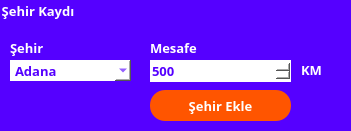
   <widget class="QGroupBox" name="groupBoxSehirEkle">
    <property name="geometry">
     <rect>
      <x>10</x>
      <y>10</y>
      <width>351</width>
      <height>131</height>
     </rect>
    </property>
    <property name="font">
     <font>
      <family>Century Gothic</family>
      <pointsize>10</pointsize>
      <weight>75</weight>
      <bold>true</bold>
     </font>
    </property>
    <property name="styleSheet">
     <string notr="true">background-color: rgb(85, 0, 255); border-radius: 15px; color: white</string>
    </property>
    <property name="title">
     <string>Şehir Kaydı</string>
    </property>
    <widget class="QLabel" name="labelMesafe">
     <property name="geometry">
      <rect>
       <x>150</x>
       <y>40</y>
       <width>71</width>
       <height>16</height>
      </rect>
     </property>
     <property name="font">
      <font>
       <family>Century Gothic</family>
       <pointsize>10</pointsize>
       <weight>75</weight>
       <bold>true</bold>
      </font>
     </property>
     <property name="styleSheet">
      <string notr="true">color: white</string>
     </property>
     <property name="text">
      <string>Mesafe</string>
     </property>
    </widget>
    <widget class="QLabel" name="labelKm">
     <property name="geometry">
      <rect>
       <x>301</x>
       <y>60</y>
       <width>21</width>
       <height>20</height>
      </rect>
     </property>
     <property name="font">
      <font>
       <family>Century Gothic</family>
       <pointsize>10</pointsize>
       <weight>75</weight>
       <bold>true</bold>
      </font>
     </property>
     <property name="styleSheet">
      <string notr="true">color: white</string>
     </property>
     <property name="text">
      <string>KM</string>
     </property>
    </widget>
    <widget class="QSpinBox" name="spinBoxMesafe">
     <property name="geometry">
      <rect>
       <x>150</x>
       <y>60</y>
       <width>141</width>
       <height>22</height>
      </rect>
     </property>
     <property name="font">
      <font>
       <family>Century Gothic</family>
       <pointsize>10</pointsize>
       <weight>75</weight>
       <bold>true</bold>
       <kerning>true</kerning>
      </font>
     </property>
     <property name="layoutDirection">
      <enum>Qt::LeftToRight</enum>
     </property>
     <property name="styleSheet">
      <string notr="true">background-color:white;
color: rgb(85, 0, 255) ;</string>
     </property>
     <property name="maximum">
      <number>2100</number>
     </property>
     <property name="value">
      <number>500</number>
     </property>
    </widget>
    <widget class="QPushButton" name="pushButtonSehirEkle">
     <property name="geometry">
      <rect>
       <x>150</x>
       <y>90</y>
       <width>141</width>
       <height>31</height>
      </rect>
     </property>
     <property name="font">
      <font>
       <family>Century Gothic</family>
       <pointsize>10</pointsize>
       <weight>75</weight>
       <bold>true</bold>
      </font>
     </property>
     <property name="styleSheet">
      <string notr="true">background-color:rgb(255, 85, 0);
color: white;</string>
     </property>
     <property name="text">
      <string>Şehir Ekle</string>
     </property>
    </widget>
    <widget class="QComboBox" name="comboBoxSehirler">
     <property name="geometry">
      <rect>
       <x>10</x>
       <y>60</y>
       <width>121</width>
       <height>21</height>
      </rect>
     </property>
     <property name="font">
      <font>
       <family>Century Gothic</family>
       <pointsize>10</pointsize>
       <weight>75</weight>
       <bold>true</bold>
      </font>
     </property>
     <property name="styleSheet">
      <string notr="true">background-color:white;
color: rgb(85, 0, 255) ;</string>
     </property>
     <item>
      <property name="text">
       <string>Adana</string>
      </property>
     </item>
     <item>
      <property name="text">
       <string>Adıyaman</string>
      </property>
     </item>
     <item>
      <property name="text">
       <string>Afyonkarahisar</string>
      </property>
     </item>
     <item>
      <property name="text">
       <string>Ağrı</string>
      </property>
     </item>
     <item>
      <property name="text">
       <string>Aksaray</string>
      </property>
     </item>
     <item>
      <property name="text">
       <string>Amasya</string>
      </property>
     </item>
     <item>
      <property name="text">
       <string>Ankara</string>
      </property>
     </item>
     <item>
      <property name="text">
       <string>Antalya</string>
      </property>
     </item>
     <item>
      <property name="text">
       <string>Ardahan</string>
      </property>
     </item>
     <item>
      <property name="text">
       <string>Artvin</string>
      </property>
     </item>
     <item>
      <property name="text">
       <string>Aydın</string>
      </property>
     </item>
     <item>
      <property name="text">
       <string>Balıkesir</string>
      </property>
     </item>
     <item>
      <property name="text">
       <string>Bartın</string>
      </property>
     </item>
     <item>
      <property name="text">
       <string>Batman</string>
      </property>
     </item>
     <item>
      <property name="text">
       <string>Bayburt</string>
      </property>
     </item>
     <item>
      <property name="text">
       <string>Bilecik</string>
      </property>
     </item>
     <item>
      <property name="text">
       <string>Bingöl</string>
      </property>
     </item>
     <item>
      <property name="text">
       <string>Bitlis</string>
      </property>
     </item>
     <item>
      <property name="text">
       <string>Bolu</string>
      </property>
     </item>
     <item>
      <property name="text">
       <string>Burdur</string>
      </property>
     </item>
     <item>
      <property name="text">
       <string>Bursa</string>
      </property>
     </item>
     <item>
      <property name="text">
       <string>Çanakkale</string>
      </property>
     </item>
     <item>
      <property name="text">
       <string>Çankırı</string>
      </property>
     </item>
     <item>
      <property name="text">
       <string>Çorum</string>
      </property>
     </item>
     <item>
      <property name="text">
       <string>Denizli</string>
      </property>
     </item>
     <item>
      <property name="text">
       <string>Diyarbakır</string>
      </property>
     </item>
     <item>
      <property name="text">
       <string>Düzce</string>
      </property>
     </item>
     <item>
      <property name="text">
       <string>Edirne</string>
      </property>
     </item>
     <item>
      <property name="text">
       <string>Elazığ</string>
      </property>
     </item>
     <item>
      <property name="text">
       <string>Erzincan</string>
      </property>
     </item>
     <item>
      <property name="text">
       <string>Erzurum</string>
      </property>
     </item>
     <item>
      <property name="text">
       <string>Eskişehir</string>
      </property>
     </item>
     <item>
      <property name="text">
       <string>Gaziantep</string>
      </property>
     </item>
     <item>
      <property name="text">
       <string>Giresun</string>
      </property>
     </item>
     <item>
      <property name="text">
       <string>Gümüşhane</string>
      </property>
     </item>
     <item>
      <property name="text">
       <string>Hakkari</string>
      </property>
     </item>
     <item>
      <property name="text">
       <string>Hatay</string>
      </property>
     </item>
     <item>
      <property name="text">
       <string>Iğdır</string>
      </property>
     </item>
     <item>
      <property name="text">
       <string>Isparta</string>
      </property>
     </item>
     <item>
      <property name="text">
       <string>İstanbul</string>
      </property>
     </item>
     <item>
      <property name="text">
       <string>İzmir</string>
      </property>
     </item>
     <item>
      <property name="text">
       <string>Kahramanmaraş</string>
      </property>
     </item>
     <item>
      <property name="text">
       <string>Karabük</string>
      </property>
     </item>
     <item>
      <property name="text">
       <string>Karaman</string>
      </property>
     </item>
     <item>
      <property name="text">
       <string>Kars</string>
      </property>
     </item>
     <item>
      <property name="text">
       <string>Kastamonu</string>
      </property>
     </item>
     <item>
      <property name="text">
       <string>Kayseri</string>
      </property>
     </item>
     <item>
      <property name="text">
       <string>Kırıkkale</string>
      </property>
     </item>
     <item>
      <property name="text">
       <string>Kırklareli</string>
      </property>
     </item>
     <item>
      <property name="text">
       <string>Kırşehir</string>
      </property>
     </item>
     <item>
      <property name="text">
       <string>Kilis</string>
      </property>
     </item>
     <item>
      <property name="text">
       <string>Kocaeli</string>
      </property>
     </item>
     <item>
      <property name="text">
       <string>Konya</string>
      </property>
     </item>
     <item>
      <property name="text">
       <string>Kütahya</string>
      </property>
     </item>
     <item>
      <property name="text">
       <string>Malatya</string>
      </property>
     </item>
     <item>
      <property name="text">
       <string>Manisa</string>
      </property>
     </item>
     <item>
      <property name="text">
       <string>Mardin</string>
      </property>
     </item>
     <item>
      <property name="text">
       <string>Mersin</string>
      </property>
     </item>
     <item>
      <property name="text">
       <string>Muğla</string>
      </property>
     </item>
     <item>
      <property name="text">
       <string>Muş</string>
      </property>
     </item>
     <item>
      <property name="text">
       <string>Nevşehir</string>
      </property>
     </item>
     <item>
      <property name="text">
       <string>Niğde</string>
      </property>
     </item>
     <item>
      <property name="text">
       <string>Ordu</string>
      </property>
     </item>
     <item>
      <property name="text">
       <string>Osmaniye</string>
      </property>
     </item>
     <item>
      <property name="text">
       <string>Rize</string>
      </property>
     </item>
     <item>
      <property name="text">
       <string>Sakarya</string>
      </property>
     </item>
     <item>
      <property name="text">
       <string>Samsun</string>
      </property>
     </item>
     <item>
      <property name="text">
       <string>Siirt</string>
      </property>
     </item>
     <item>
      <property name="text">
       <string>Sinop</string>
      </property>
     </item>
     <item>
      <property name="text">
       <string>Sivas</string>
      </property>
     </item>
     <item>
      <property name="text">
       <string>Şanlıurfa</string>
      </property>
     </item>
     <item>
      <property name="text">
       <string>Şırnak</string>
      </property>
     </item>
     <item>
      <property name="text">
       <string>Tekirdağ</string>
      </property>
     </item>
     <item>
      <property name="text">
       <string>Tokat</string>
      </property>
     </item>
     <item>
      <property name="text">
       <string>Trabzon</string>
      </property>
     </item>
     <item>
      <property name="text">
       <string>Tunceli</string>
      </property>
     </item>
     <item>
      <property name="text">
       <string>Uşak</string>
      </property>
     </item>
     <item>
      <property name="text">
       <string>Van</string>
      </property>
     </item>
     <item>
      <property name="text">
       <string>Yalova</string>
      </property>
     </item>
     <item>
      <property name="text">
       <string>Yozgat</string>
      </property>
     </item>
     <item>
      <property name="text">
       <string>Zonguldak</string>
      </property>
     </item>
    </widget>
    <widget class="QLabel" name="labelSehirAdi">
     <property name="geometry">
      <rect>
       <x>10</x>
       <y>40</y>
       <width>61</width>
       <height>16</height>
      </rect>
     </property>
     <property name="font">
      <font>
       <family>Century Gothic</family>
       <pointsize>10</pointsize>
       <weight>75</weight>
       <bold>true</bold>
      </font>
     </property>
     <property name="styleSheet">
      <string notr="true">color: white</string>
     </property>
     <property name="text">
      <string>Şehir</string>
     </property>
    </widget>
   </widget>
